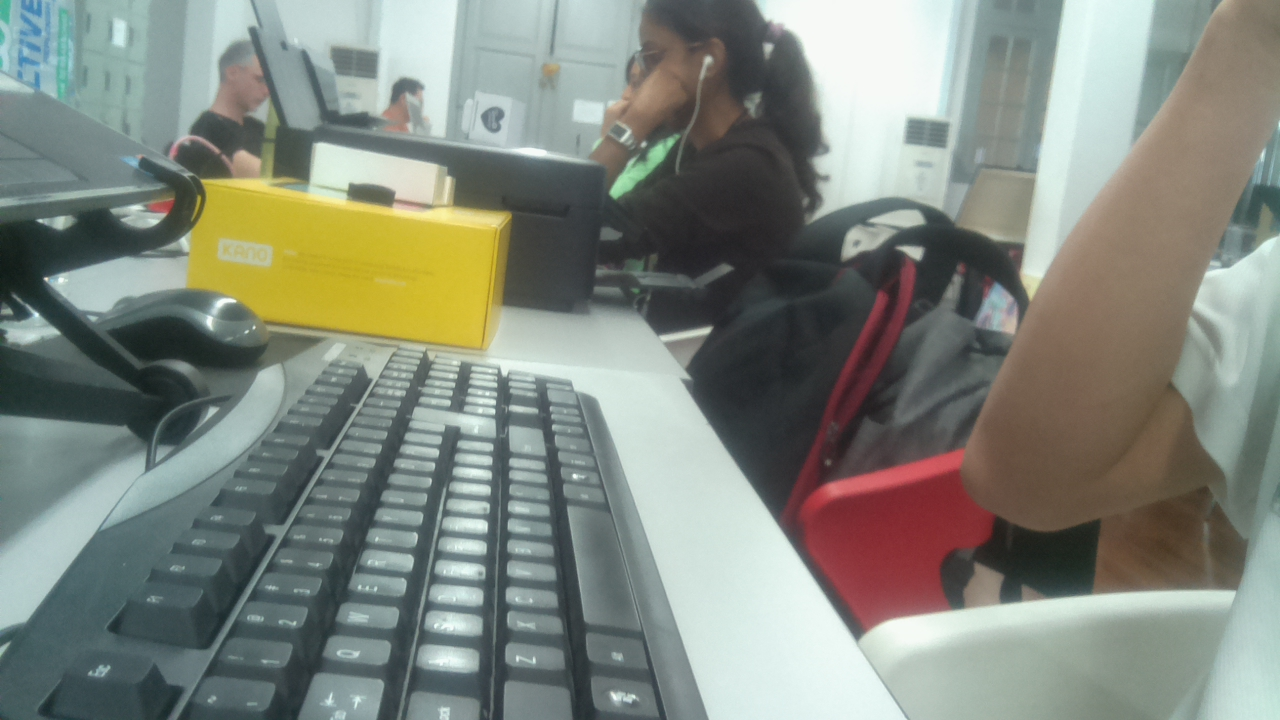
#> input picture Python_Workspace/image.jpg, 1280 x 720 px
$ python Filter_test.py
#> lines starting #> are read from the running program, lines starting #| are printed output that depends on the picture
## Import all necessary packages
from picamera import PiCamera
from time import sleep
import numpy as np
from PIL import Image
from PIL import ImageColor
import matplotlib.pyplot as plt

## File name for save capture and read image
filename = 'image.jpg'

# [8 lines of commented-out code are left out]
blind = {
    'Normal': [
        1, 0, 0,
        0, 1, 0,
        0, 0, 1
    ],
    'Protanopia': [
        0.567, 0.433, 0,
        0.558, 0.442, 0,
        0, 0.242, 0.758
    ],
    'Protanomaly': [
        0.817, 0.183, 0,
        0.333, 0.667, 0,
        0, 0.125, 0.875
    ],
    'Deuteranopia': [
        0.625, 0.375, 0,
        0.70, 0.30, 0,
        0, 0.30, 0.70
    ],
    'Deuteranomaly': [
        0.80, 0.20, 0,
        0.258, 0.742, 0,
        0, 0.142, 0.858
    ],
    'Tritanopia': [
        0.95, 0.05, 0,
        0, 0.433, 0.567,
        0, 0.475, 0.525
    ],
    'Tritanomaly': [
        0.967, 0.033, 0,
        0, 0.733, 0.267,
        0, 0.183, 0.817
    ],
    'Achromatopsia': [
        0.299, 0.587, 0.114,
        0.299, 0.587, 0.114,
        0.299, 0.587, 0.114
    ],
    'Achromatomaly': [
        0.618, 0.32, 0.062,
        0.163, 0.775, 0.062,
        0.163, 0.320, 0.516
    ]
}

## Function definition to filter image
def filterC(img, kernel=blind['Normal']):
    imR = np.asarray(img.getchannel("R"))
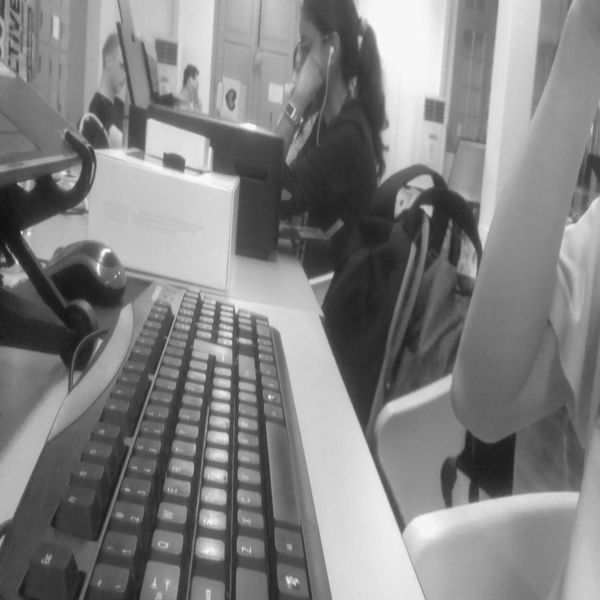
#> imR: shape (600, 600); min 15, max 250, mean 129.7
    imG = np.asarray(img.getchannel("G"))
    imB = np.asarray(img.getchannel("B"))
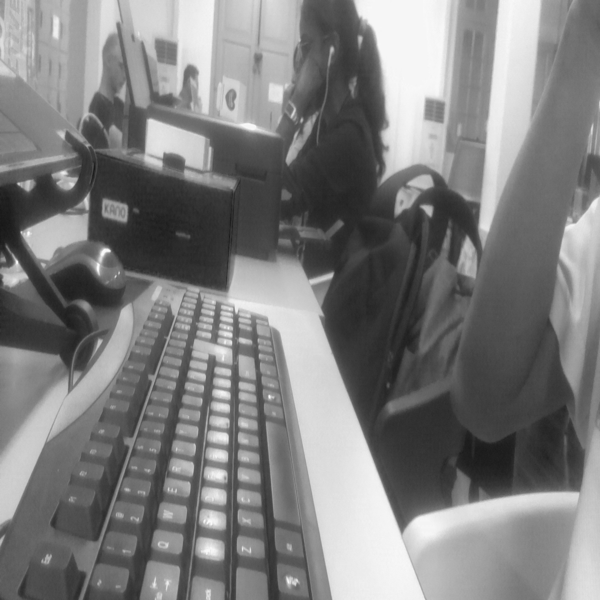
#> imB: shape (600, 600); min 22, max 252, mean 126.1

    red = Image.fromarray(np.uint8(imR * kernel[0] + imG * kernel[1] + imB * kernel[2]))
    green = Image.fromarray(np.uint8(imR * kernel[3] + imG * kernel[4] + imB * kernel[5]))
    blue = Image.fromarray(np.uint8(imR * kernel[6] + imG * kernel[7] + imB * kernel[8]))
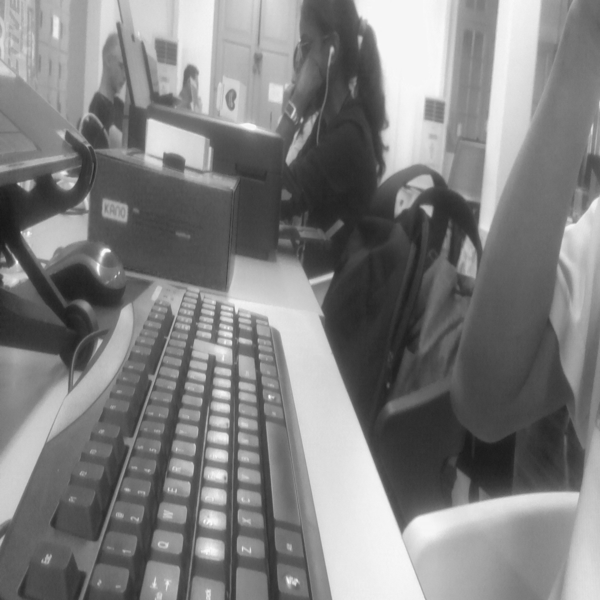
#> blue: PIL image 600x600 L; min 23, max 252, mean 128

    blind_img = Image.merge('RGB', [red, green, blue])
    return blind_img

## Read and resize image
im = Image.open(filename).resize((600, 600))

## Apply filter on different color blind
Pro1 = filterC(im, blind['Protanopia'])
Pro2 = filterC(im, blind['Protanomaly'])
Deu1 = filterC(im, blind['Deuteranopia'])
Deu2 = filterC(im, blind['Deuteranomaly'])
Tri1 = filterC(im, blind['Tritanopia'])
Tri2 = filterC(im, blind['Tritanomaly'])
#> in filterC (call 6), `green = Image.fromarray(np.uint8(imR * kernel[3] + imG * kernel[4] + i..`:
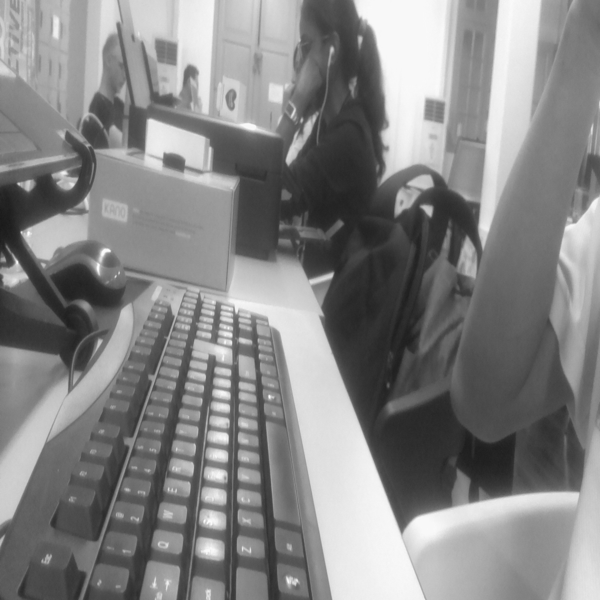
#> green: PIL image 600x600 L; min 25, max 254, mean 132.7
Ach1 = filterC(im, blind['Achromatopsia'])
#> in filterC (call 7), `red = Image.fromarray(np.uint8(imR * kernel[0] + imG * kernel[1] + imB..`:
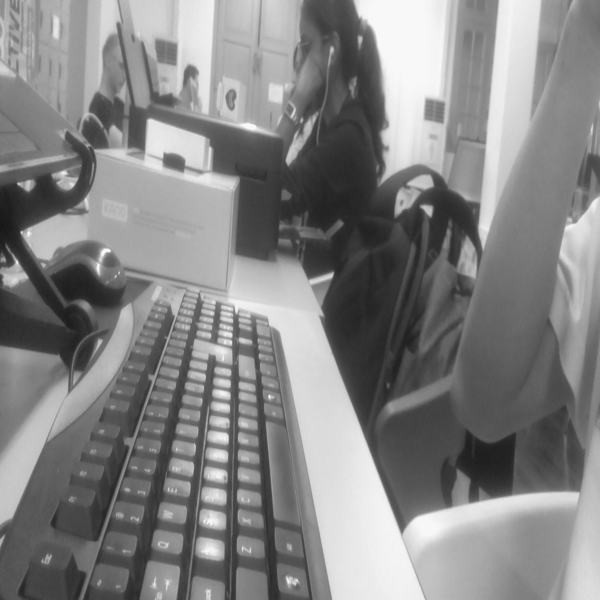
#> red: PIL image 600x600 L; min 22, max 251, mean 132.3
Ach2 = filterC(im, blind['Achromatomaly'])
#> in filterC (call 8), `blind_img = Image.merge('RGB', [red, green, blue])`:
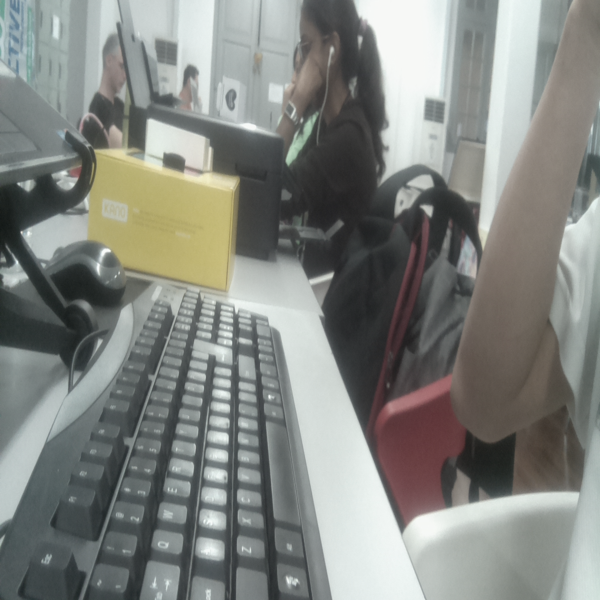
#> blind_img: PIL image 600x600 RGB; mean R, G, B 130.9, 133.7, 129.1

## Plot images
plt.figure()
plt.subplot(3,3,1), plt.imshow(Pro1), plt.title('Protanopia'), plt.xticks([]), plt.yticks([])
plt.subplot(3,3,2), plt.imshow(Ach1), plt.title('Achromatopsia'), plt.xticks([]), plt.yticks([])
plt.subplot(3,3,3), plt.imshow(Pro2), plt.title('Protanomaly'), plt.xticks([]), plt.yticks([])
plt.subplot(3,3,4), plt.imshow(Deu1), plt.title('Deuteranopia'), plt.xticks([]), plt.yticks([])
plt.subplot(3,3,5), plt.imshow(im), plt.title('Normal'), plt.xticks([]), plt.yticks([])
plt.subplot(3,3,6), plt.imshow(Deu2), plt.title('Deuteranomaly'), plt.xticks([]), plt.yticks([])
plt.subplot(3,3,7), plt.imshow(Tri1), plt.title('Tritanopia'), plt.xticks([]), plt.yticks([])
plt.subplot(3,3,8), plt.imshow(Ach2), plt.title('Achromatomaly'), plt.xticks([]), plt.yticks([])
plt.subplot(3,3,9), plt.imshow(Tri2), plt.title('Tritanomaly'), plt.xticks([]), plt.yticks([])

## Put everyone into 1 image
x = 0
y = 0
box = (x,y,x+200,y+200)
im.paste(Pro1.crop(box), (x,y))
x = 200
y = 0
box = (x,y,x+200,y+200)
im.paste(Ach1.crop(box), (x,y))
x = 400
y = 0
box = (x,y,x+200,y+200)
im.paste(Pro2.crop(box), (x,y))
x = 0
y = 200
box = (x,y,x+200,y+200)
im.paste(Deu1.crop(box), (x,y))
x = 400
y = 200
box = (x,y,x+200,y+200)
im.paste(Deu2.crop(box), (x,y))
x = 0
y = 400
box = (x,y,x+200,y+200)
im.paste(Tri1.crop(box), (x,y))
x = 200
y = 400
box = (x,y,x+200,y+200)
im.paste(Ach2.crop(box), (x,y))
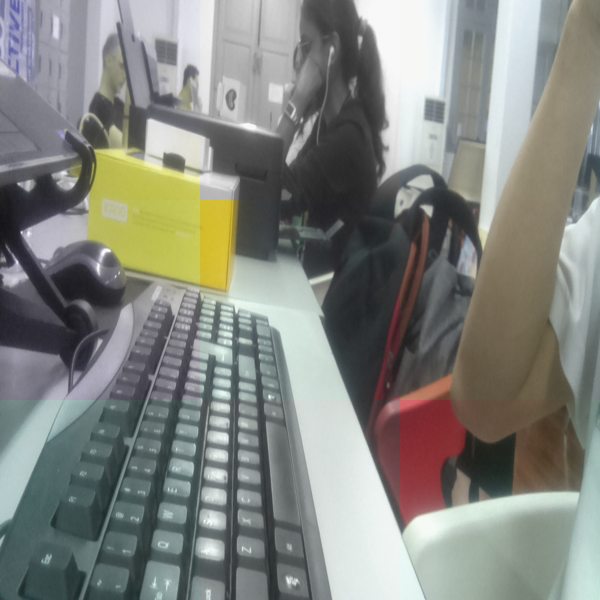
#> im: PIL image 600x600 RGB; mean R, G, B 131.2, 133.4, 127.6
x = 400
y = 400
box = (x,y,x+200,y+200)
im.paste(Tri2.crop(box), (x,y))

## Draw border line
x = 200
y = 0
box = (x,y,x+1,y+600)
im.paste(ImageColor.getrgb('black'), box)
x = 400
y = 0
box = (x,y,x+2,y+600) ## Cannot draw line on 400
im.paste(ImageColor.getrgb('black'), box)
x = 0
y = 200
box = (x,y,x+600,y+1)
im.paste(ImageColor.getrgb('black'), box)
x = 0
y = 400
box = (x,y,x+600,y+2) ## Cannot draw line on 400
im.paste(ImageColor.getrgb('black'), box)

plt.figure(), plt.xticks([]), plt.yticks([])
plt.imshow(im)
plt.show()
